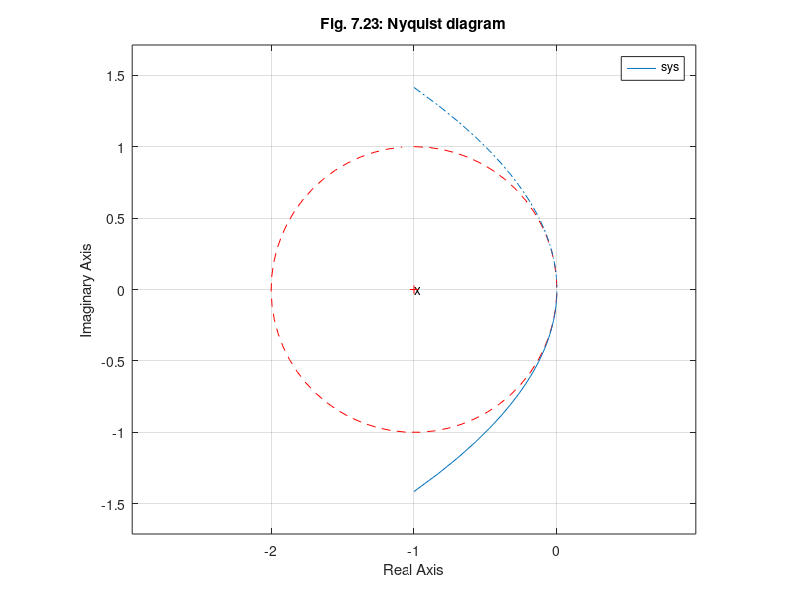

Write MATLAB code to recreate this figure.
%  Figure 7.23      Feedback Control of Dynamic Systems, 6e
%                        Franklin, Powell, Emami
% script to generate Fig. 7.23
% fig7_23.m
% Nyquist for LQR
clf;
f=[0 1;0 0];
g=[0;1];
h=[1 0];
j=0;
r=1;
rho=1;
q=rho*h'*h;
[k,s]=lqr(f,g,q,r);
sys=ss(f,g,k,0);
% circle of radius one
plot(-1+sin(0:.1:2*pi),cos(0:.1:2*pi),'r--');
axis equal;
text(-1,0,'x');
hold on;
w=logspace(0,2);
nyquist(sys,w);
title('Fig. 7.23: Nyquist diagram');
